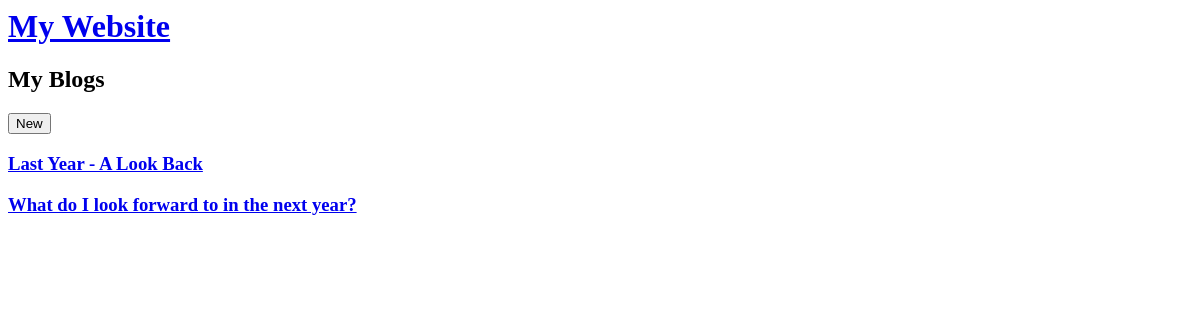
The page /blog (signed in) on the database as committed earlier.
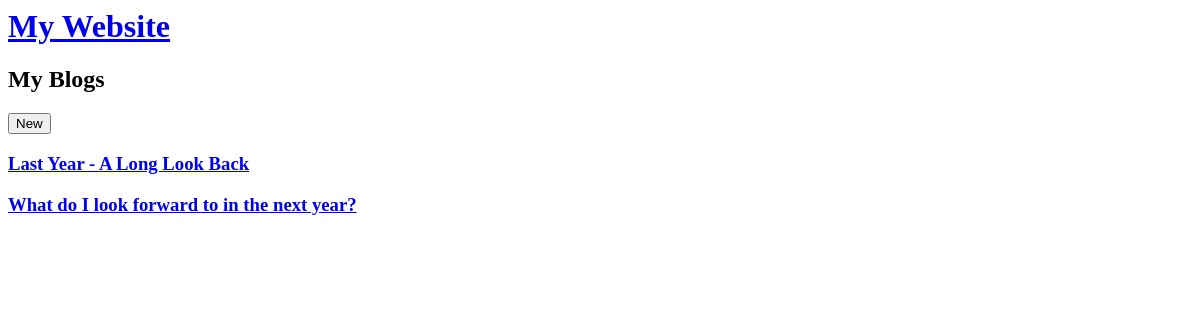
The same page on the database as committed later.
### home/models.py (models this page shows, shortened)
class Post(models.Model):
    author = models.ForeignKey(settings.AUTH_USER_MODEL, on_delete=models.CASCADE)
    title = models.CharField(max_length=200)
    text = models.TextField()
    created_date = models.DateTimeField(default=timezone.now)
    published_date = models.DateTimeField(blank=True, null=True)

### home/views.py (the view)
# urls.py: path('blog', views.blog_view, name="blogs"),
def blog_view(request):
    posts = Post.objects.all()
    return render(request, 'blogs.html', {'posts': posts})

### home/templates/blogs.html
{% extends 'base.html' %}
{% block content %}
<div class="sub-header">
  <h2>My Blogs</h2>
  {% if user.is_authenticated %}
	<a href="{% url 'new_post' %}" class="top-menu"><button>New</button> </a>
  {% endif %}
</div>
{% for post in posts %}
<h3><a href="{% url 'posts' pk=post.pk %}">{{ post.title }}</a></h3>
{% endfor %}
{% endblock %}

Rows that differ between the two databases and show on the page:
changed Post: title "Last Year - A Look Back" → "Last Year - A Long Look Back"
